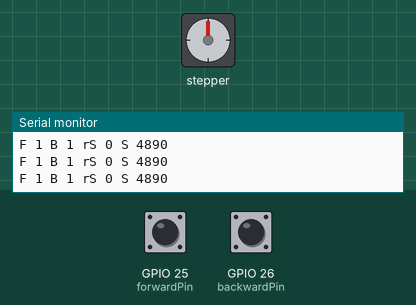
Simulated run of this sketch. Board: ESP32. Parts: stepper motor, the last lines printed to the serial monitor. The test bench sets the inputs (shaded band); at power-on: GPIO 25 (forwardPin) HIGH, GPIO 26 (backwardPin) HIGH. Stepper angles assume 200 steps per turn.

Above: at 1.2 s.
1.3 s: GPIO 25 (forwardPin) pulled LOW for 1 s
At 1.75 s:
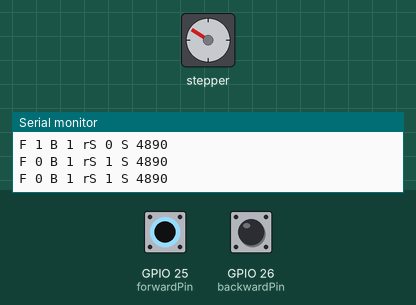
3.8 s: GPIO 26 (backwardPin) pulled LOW for 3.2 s
At 3.95 s:
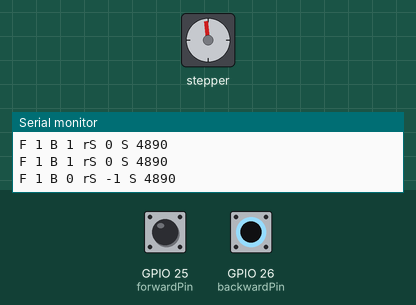
8.5 s: GPIO 26 (backwardPin) pulled LOW for 1 s
At 8.95 s:
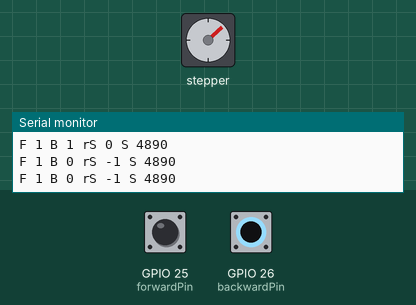
11.0 s: GPIO 25 (forwardPin) pulled LOW for 0.15 s
At 12.3 s:
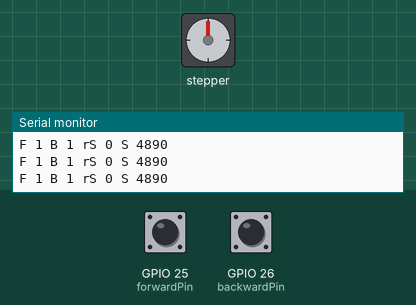
12.6 s: GPIO 25 (forwardPin) pulled LOW for 3.2 s
At 13.35 s:
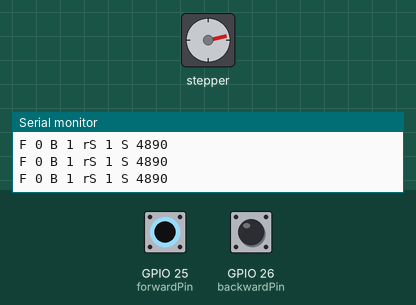
17.3 s: GPIO 26 (backwardPin) pulled LOW for 1 s
At 18.05 s:
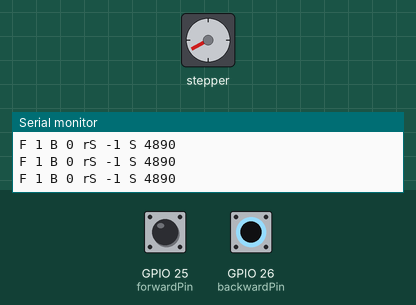
Timing chart, 0 to 20.3 s (numbered marks = the images above; inputs shaded):
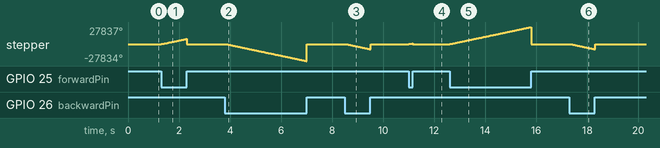

Measured:
- after the input at 1.3 s, stepper: turns 8418° clockwise in 0.97 s, then 8418° counter-clockwise in 0.00 s
- after the input at 3.8 s, stepper: turns 27834° counter-clockwise in 3.2 s, then 27834° clockwise in 0.00 s
- after the input at 8.5 s, stepper: turns 8428° counter-clockwise in 0.97 s, then 8428° clockwise in 0.00 s
- after the input at 11.0 s, stepper: turns 919° clockwise in 0.12 s, then 919° counter-clockwise in 0.00 s
- after the input at 12.6 s, stepper: turns 27837° clockwise in 3.2 s, then 27837° counter-clockwise in 0.00 s
- after the input at 17.3 s, stepper: turns 8468° counter-clockwise in 0.97 s, then 8468° clockwise in 0.00 s

The sketch:

stepper_2but_for_ESP32_fastaccel.ino
```cpp
/*
stepper_2but_for_ESP32_fastaccel.ino
 */
#define dirPinStepper    32
//#define enablePinStepper 6
#define stepPinStepper   33  // OC1A in case of AVR
#define forwardPin 25
#define backwardPin 26


int runSpeed;
int runMove;
int runState=0;
const int maxSpeedLimit = 10000;
const int moveDist=5000;
int forwardPinState;
int backwardPinState;
int potReading =500;
int motorSpeed;

#include <FastAccelStepper.h>
#include <elapsedMillis.h>

FastAccelStepperEngine engine = FastAccelStepperEngine();
FastAccelStepper *stepper = NULL;

elapsedMillis printTime;

void setup()
{
  Serial.begin(115200);
  pinMode(forwardPin, INPUT_PULLUP);
  pinMode(backwardPin, INPUT_PULLUP);


  engine.init();
  stepper = engine.stepperConnectToPin(stepPinStepper);
  if (stepper)
  {
    stepper->setDirectionPin(dirPinStepper);
    stepper->setSpeedInHz(runSpeed);  // the parameter is Hz, steps/s !!!
    stepper->setAcceleration(50000);
    stepper->move(moveDist);
  }
}

void executeMotorCommand(int8_t runState)
{
  switch (runState)
  {
    case 0:
//	  stepper1.setAcceleration(200);
      stepper->stopMove();
	    motorSpeed = 0;
	    stepper->setCurrentPosition(0);
      break;
    case 1:
	    stepper->setSpeedInHz(runSpeed);
	    stepper->runForward();
      break;
    case -1:
	    stepper->setSpeedInHz(runSpeed);
	    stepper->runBackward();
      break;
  }
}


void loop()
{
  if (/*(runState!=runState) ||*/ (printTime >= 200))
   {
    Serial.print("F");
    Serial.print(" ");
    Serial.print(forwardPinState);
    Serial.print(" ");
    Serial.print("B");
    Serial.print(" ");
    Serial.print(backwardPinState);
    Serial.print(" ");
    Serial.print("rS");
    Serial.print(" ");
    Serial.print(runState);
    Serial.print(" ");
    Serial.print("S");
    Serial.print(" ");
    Serial.println(runSpeed);
   /* Serial.print(" ");
    Serial.print("D");
    Serial.print(" ");
    Serial.println(stepper1.distanceToGo());*/
    printTime=0;
   }
  forwardPinState = digitalRead(forwardPin);
  backwardPinState = digitalRead(backwardPin);

  if ((forwardPinState == 0 && backwardPinState == 0) || (forwardPinState == 1 && backwardPinState == 1))
  {
    runState = 0;
    executeMotorCommand(runState);
  }
  else if (forwardPinState == 0 && backwardPinState == 1)
  {
    runState = 1;
    executeMotorCommand(runState);
  }
  else if (forwardPinState == 1 && backwardPinState == 0)
  {
    runState = -1;
    executeMotorCommand(runState);
  }

  motorSpeed =  map(potReading, 0, 1023, 5, maxSpeedLimit);
  runSpeed = (motorSpeed);
}
```
